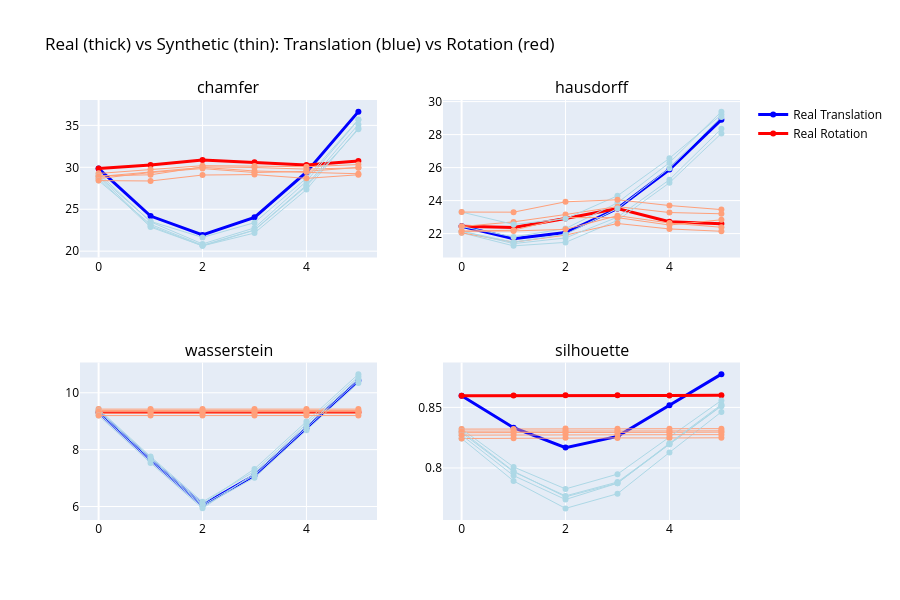

Here is the notebook cell this chart was saved with:
### Code cell
# Compare real vs synthetic sweep
fig = make_subplots(rows=2, cols=2, subplot_titles=metrics)
steps = list(range(6))
positions = [(1,1), (1,2), (2,1), (2,2)]

for metric, pos in zip(metrics, positions):
    # Real data lines
    t_real = [r[metric] for r in translation_results]
    r_real = [r[metric] for r in rotation_results]
    
    fig.add_trace(go.Scatter(x=steps, y=t_real, name='Real Translation',
                             line=dict(color='blue', width=3),
                             showlegend=(metric=='chamfer')),
                  row=pos[0], col=pos[1])
    fig.add_trace(go.Scatter(x=steps, y=r_real, name='Real Rotation',
                             line=dict(color='red', width=3),
                             showlegend=(metric=='chamfer')),
                  row=pos[0], col=pos[1])
    
    # Synthetic data lines (all 5 copies, thinner)
    for i in range(n_copies):
        t_syn = [r[metric] for r in syn_translation_results[i]]
        r_syn = [r[metric] for r in syn_rotation_results[i]]
        
        fig.add_trace(go.Scatter(x=steps, y=t_syn, name=f'Syn {i+1} Translation',
                                 line=dict(color='lightblue', width=1),
                                 showlegend=False),
                      row=pos[0], col=pos[1])
        fig.add_trace(go.Scatter(x=steps, y=r_syn, name=f'Syn {i+1} Rotation',
                                 line=dict(color='lightsalmon', width=1),
                                 showlegend=False),
                      row=pos[0], col=pos[1])

fig.update_layout(
    title='Real (thick) vs Synthetic (thin): Translation (blue) vs Rotation (red)',
    paper_bgcolor='white',
    font=dict(color='black'),
    height=600
)
fig.show()

### Figure 1 — Plotly figure (JSON) as saved in the notebook; plotly's stock layout.template omitted (floating-point values rounded to 4 significant figures)
{"data": [{"line": {"color": "blue", "width": 3}, "name": "Real Translation", "showlegend": true, "type": "scatter", "x": [0, 1, 2, 3, 4, 5], "xaxis": "x", "y": [29.85, 24.19, 21.93, 24.04, 29.42, 36.64], "yaxis": "y"}, {"line": {"color": "red", "width": 3}, "name": "Real Rotation", "showlegend": true, "type": "scatter", "x": [0, 1, 2, 3, 4, 5], "xaxis": "x", "y": [29.85, 30.27, 30.88, 30.6, 30.28, 30.76], "yaxis": "y"}, {"line": {"color": "lightblue", "width": 1}, "name": "Syn 1 Translation", "showlegend": false, "type": "scatter", "x": [0, 1, 2, 3, 4, 5], "xaxis": "x", "y": [29.26, 23.5, 20.86, 22.77, 28.34, 35.66], "yaxis": "y"}, {"line": {"color": "lightsalmon", "width": 1}, "name": "Syn 1 Rotation", "showlegend": false, "type": "scatter", "x": [0, 1, 2, 3, 4, 5], "xaxis": "x", "y": [29.26, 29.77, 30.2, 30.14, 30.07, 30.33], "yaxis": "y"}, {"line": {"color": "lightblue", "width": 1}, "name": "Syn 2 Translation", "showlegend": false, "type": "scatter", "x": [0, 1, 2, 3, 4, 5], "xaxis": "x", "y": [28.98, 23.55, 21.64, 23.4, 28.7, 35.71], "yaxis": "y"}, {"line": {"color": "lightsalmon", "width": 1}, "name": "Syn 2 Rotation", "showlegend": false, "type": "scatter", "x": [0, 1, 2, 3, 4, 5], "xaxis": "x", "y": [28.98, 29.11, 30.05, 29.98, 29.78, 29.94], "yaxis": "y"}, {"line": {"color": "lightblue", "width": 1}, "name": "Syn 3 Translation", "showlegend": false, "type": "scatter", "x": [0, 1, 2, 3, 4, 5], "xaxis": "x", "y": [28.66, 22.87, 20.63, 22.16, 27.34, 34.67], "yaxis": "y"}, {"line": {"color": "lightsalmon", "width": 1}, "name": "Syn 3 Rotation", "showlegend": false, "type": "scatter", "x": [0, 1, 2, 3, 4, 5], "xaxis": "x", "y": [28.66, 29.38, 29.85, 29.38, 29.52, 29.98], "yaxis": "y"}, {"line": {"color": "lightblue", "width": 1}, "name": "Syn 4 Translation", "showlegend": false, "type": "scatter", "x": [0, 1, 2, 3, 4, 5], "xaxis": "x", "y": [28.9, 23.01, 20.63, 22.51, 27.74, 34.52], "yaxis": "y"}, {"line": {"color": "lightsalmon", "width": 1}, "name": "Syn 4 Rotation", "showlegend": false, "type": "scatter", "x": [0, 1, 2, 3, 4, 5], "xaxis": "x", "y": [28.9, 29.41, 29.99, 29.56, 29.43, 29.23], "yaxis": "y"}, {"line": {"color": "lightblue", "width": 1}, "name": "Syn 5 Translation", "showlegend": false, "type": "scatter", "x": [0, 1, 2, 3, 4, 5], "xaxis": "x", "y": [28.41, 23.2, 20.7, 22.52, 27.87, 35.12], "yaxis": "y"}, {"line": {"color": "lightsalmon", "width": 1}, "name": "Syn 5 Rotation", "showlegend": false, "type": "scatter", "x": [0, 1, 2, 3, 4, 5], "xaxis": "x", "y": [28.41, 28.37, 29.08, 29.13, 28.68, 29.11], "yaxis": "y"}, {"line": {"color": "blue", "width": 3}, "name": "Real Translation", "showlegend": false, "type": "scatter", "x": [0, 1, 2, 3, 4, 5], "xaxis": "x2", "y": [22.44, 21.68, 22.06, 23.52, 25.88, 28.9], "yaxis": "y2"}, {"line": {"color": "red", "width": 3}, "name": "Real Rotation", "showlegend": false, "type": "scatter", "x": [0, 1, 2, 3, 4, 5], "xaxis": "x2", "y": [22.44, 22.37, 22.92, 23.52, 22.71, 22.6], "yaxis": "y2"}, {"line": {"color": "lightblue", "width": 1}, "name": "Syn 1 Translation", "showlegend": false, "type": "scatter", "x": [0, 1, 2, 3, 4, 5], "xaxis": "x2", "y": [22.43, 21.8, 22.3, 23.87, 26.3, 29.39], "yaxis": "y2"}, {"line": {"color": "lightsalmon", "width": 1}, "name": "Syn 1 Rotation", "showlegend": false, "type": "scatter", "x": [0, 1, 2, 3, 4, 5], "xaxis": "x2", "y": [22.43, 22.71, 23.16, 23.63, 23.28, 23.2], "yaxis": "y2"}, {"line": {"color": "lightblue", "width": 1}, "name": "Syn 2 Translation", "showlegend": false, "type": "scatter", "x": [0, 1, 2, 3, 4, 5], "xaxis": "x2", "y": [22.05, 21.26, 21.47, 22.8, 25.08, 28.07], "yaxis": "y2"}, {"line": {"color": "lightsalmon", "width": 1}, "name": "Syn 2 Rotation", "showlegend": false, "type": "scatter", "x": [0, 1, 2, 3, 4, 5], "xaxis": "x2", "y": [22.05, 21.48, 21.91, 22.61, 22.28, 22.14], "yaxis": "y2"}, {"line": {"color": "lightblue", "width": 1}, "name": "Syn 3 Translation", "showlegend": false, "type": "scatter", "x": [0, 1, 2, 3, 4, 5], "xaxis": "x2", "y": [22.14, 21.39, 21.74, 22.99, 25.26, 28.35], "yaxis": "y2"}, {"line": {"color": "lightsalmon", "width": 1}, "name": "Syn 3 Rotation", "showlegend": false, "type": "scatter", "x": [0, 1, 2, 3, 4, 5], "xaxis": "x2", "y": [22.14, 22.2, 22.97, 22.97, 22.52, 22.84], "yaxis": "y2"}, {"line": {"color": "lightblue", "width": 1}, "name": "Syn 4 Translation", "showlegend": false, "type": "scatter", "x": [0, 1, 2, 3, 4, 5], "xaxis": "x2", "y": [23.3, 22.55, 22.9, 24.29, 26.56, 29.21], "yaxis": "y2"}, {"line": {"color": "lightsalmon", "width": 1}, "name": "Syn 4 Rotation", "showlegend": false, "type": "scatter", "x": [0, 1, 2, 3, 4, 5], "xaxis": "x2", "y": [23.3, 23.3, 23.93, 24.05, 23.7, 23.45], "yaxis": "y2"}, {"line": {"color": "lightblue", "width": 1}, "name": "Syn 5 Translation", "showlegend": false, "type": "scatter", "x": [0, 1, 2, 3, 4, 5], "xaxis": "x2", "y": [22.14, 21.48, 21.96, 23.52, 25.96, 29.07], "yaxis": "y2"}, {"line": {"color": "lightsalmon", "width": 1}, "name": "Syn 5 Rotation", "showlegend": false, "type": "scatter", "x": [0, 1, 2, 3, 4, 5], "xaxis": "x2", "y": [22.14, 22.16, 22.26, 23.09, 22.64, 22.38], "yaxis": "y2"}, {"line": {"color": "blue", "width": 3}, "name": "Real Translation", "showlegend": false, "type": "scatter", "x": [0, 1, 2, 3, 4, 5], "xaxis": "x3", "y": [9.319, 7.653, 6.049, 7.099, 8.765, 10.43], "yaxis": "y3"}, {"line": {"color": "red", "width": 3}, "name": "Real Rotation", "showlegend": false, "type": "scatter", "x": [0, 1, 2, 3, 4, 5], "xaxis": "x3", "y": [9.319, 9.319, 9.319, 9.319, 9.319, 9.319], "yaxis": "y3"}, {"line": {"color": "lightblue", "width": 1}, "name": "Syn 1 Translation", "showlegend": false, "type": "scatter", "x": [0, 1, 2, 3, 4, 5], "xaxis": "x3", "y": [9.425, 7.759, 6.163, 7.235, 8.902, 10.57], "yaxis": "y3"}, {"line": {"color": "lightsalmon", "width": 1}, "name": "Syn 1 Rotation", "showlegend": false, "type": "scatter", "x": [0, 1, 2, 3, 4, 5], "xaxis": "x3", "y": [9.425, 9.425, 9.425, 9.425, 9.425, 9.425], "yaxis": "y3"}, {"line": {"color": "lightblue", "width": 1}, "name": "Syn 2 Translation", "showlegend": false, "type": "scatter", "x": [0, 1, 2, 3, 4, 5], "xaxis": "x3", "y": [9.379, 7.712, 6.09, 7.322, 8.989, 10.66], "yaxis": "y3"}, {"line": {"color": "lightsalmon", "width": 1}, "name": "Syn 2 Rotation", "showlegend": false, "type": "scatter", "x": [0, 1, 2, 3, 4, 5], "xaxis": "x3", "y": [9.379, 9.379, 9.379, 9.379, 9.379, 9.379], "yaxis": "y3"}, {"line": {"color": "lightblue", "width": 1}, "name": "Syn 3 Translation", "showlegend": false, "type": "scatter", "x": [0, 1, 2, 3, 4, 5], "xaxis": "x3", "y": [9.281, 7.615, 6.007, 7.013, 8.68, 10.35], "yaxis": "y3"}, {"line": {"color": "lightsalmon", "width": 1}, "name": "Syn 3 Rotation", "showlegend": false, "type": "scatter", "x": [0, 1, 2, 3, 4, 5], "xaxis": "x3", "y": [9.281, 9.281, 9.281, 9.281, 9.281, 9.281], "yaxis": "y3"}, {"line": {"color": "lightblue", "width": 1}, "name": "Syn 4 Translation", "showlegend": false, "type": "scatter", "x": [0, 1, 2, 3, 4, 5], "xaxis": "x3", "y": [9.344, 7.678, 6.051, 7.098, 8.765, 10.43], "yaxis": "y3"}, {"line": {"color": "lightsalmon", "width": 1}, "name": "Syn 4 Rotation", "showlegend": false, "type": "scatter", "x": [0, 1, 2, 3, 4, 5], "xaxis": "x3", "y": [9.344, 9.344, 9.344, 9.344, 9.344, 9.344], "yaxis": "y3"}, {"line": {"color": "lightblue", "width": 1}, "name": "Syn 5 Translation", "showlegend": false, "type": "scatter", "x": [0, 1, 2, 3, 4, 5], "xaxis": "x3", "y": [9.197, 7.531, 5.934, 7.159, 8.826, 10.49], "yaxis": "y3"}, {"line": {"color": "lightsalmon", "width": 1}, "name": "Syn 5 Rotation", "showlegend": false, "type": "scatter", "x": [0, 1, 2, 3, 4, 5], "xaxis": "x3", "y": [9.197, 9.197, 9.197, 9.197, 9.197, 9.197], "yaxis": "y3"}, {"line": {"color": "blue", "width": 3}, "name": "Real Translation", "showlegend": false, "type": "scatter", "x": [0, 1, 2, 3, 4, 5], "xaxis": "x4", "y": [0.8596, 0.8332, 0.8168, 0.8261, 0.8517, 0.8774], "yaxis": "y4"}, {"line": {"color": "red", "width": 3}, "name": "Real Rotation", "showlegend": false, "type": "scatter", "x": [0, 1, 2, 3, 4, 5], "xaxis": "x4", "y": [0.8596, 0.8598, 0.86, 0.8599, 0.8598, 0.8599], "yaxis": "y4"}, {"line": {"color": "lightblue", "width": 1}, "name": "Syn 1 Translation", "showlegend": false, "type": "scatter", "x": [0, 1, 2, 3, 4, 5], "xaxis": "x4", "y": [0.8291, 0.7968, 0.7769, 0.7884, 0.8197, 0.851], "yaxis": "y4"}, {"line": {"color": "lightsalmon", "width": 1}, "name": "Syn 1 Rotation", "showlegend": false, "type": "scatter", "x": [0, 1, 2, 3, 4, 5], "xaxis": "x4", "y": [0.8291, 0.8293, 0.8295, 0.8295, 0.8294, 0.8295], "yaxis": "y4"}, {"line": {"color": "lightblue", "width": 1}, "name": "Syn 2 Translation", "showlegend": false, "type": "scatter", "x": [0, 1, 2, 3, 4, 5], "xaxis": "x4", "y": [0.8321, 0.8008, 0.7827, 0.7949, 0.8255, 0.8558], "yaxis": "y4"}, {"line": {"color": "lightsalmon", "width": 1}, "name": "Syn 2 Rotation", "showlegend": false, "type": "scatter", "x": [0, 1, 2, 3, 4, 5], "xaxis": "x4", "y": [0.8321, 0.8322, 0.8325, 0.8324, 0.8323, 0.8324], "yaxis": "y4"}, {"line": {"color": "lightblue", "width": 1}, "name": "Syn 3 Translation", "showlegend": false, "type": "scatter", "x": [0, 1, 2, 3, 4, 5], "xaxis": "x4", "y": [0.8243, 0.7893, 0.7666, 0.7787, 0.8128, 0.8463], "yaxis": "y4"}, {"line": {"color": "lightsalmon", "width": 1}, "name": "Syn 3 Rotation", "showlegend": false, "type": "scatter", "x": [0, 1, 2, 3, 4, 5], "xaxis": "x4", "y": [0.8243, 0.8246, 0.8249, 0.8248, 0.8247, 0.8249], "yaxis": "y4"}, {"line": {"color": "lightblue", "width": 1}, "name": "Syn 4 Translation", "showlegend": false, "type": "scatter", "x": [0, 1, 2, 3, 4, 5], "xaxis": "x4", "y": [0.8304, 0.7973, 0.7762, 0.7875, 0.8196, 0.8515], "yaxis": "y4"}, {"line": {"color": "lightsalmon", "width": 1}, "name": "Syn 4 Rotation", "showlegend": false, "type": "scatter", "x": [0, 1, 2, 3, 4, 5], "xaxis": "x4", "y": [0.8304, 0.8306, 0.8307, 0.8306, 0.8306, 0.8306], "yaxis": "y4"}, {"line": {"color": "lightblue", "width": 1}, "name": "Syn 5 Translation", "showlegend": false, "type": "scatter", "x": [0, 1, 2, 3, 4, 5], "xaxis": "x4", "y": [0.8271, 0.7937, 0.774, 0.7874, 0.8204, 0.8524], "yaxis": "y4"}, {"line": {"color": "lightsalmon", "width": 1}, "name": "Syn 5 Rotation", "showlegend": false, "type": "scatter", "x": [0, 1, 2, 3, 4, 5], "xaxis": "x4", "y": [0.8271, 0.8273, 0.8276, 0.8275, 0.8274, 0.8275], "yaxis": "y4"}], "layout": {"annotations": [{"font": {"size": 16}, "showarrow": false, "text": "chamfer", "x": 0.225, "xanchor": "center", "xref": "paper", "y": 1, "yanchor": "bottom", "yref": "paper"}, {"font": {"size": 16}, "showarrow": false, "text": "hausdorff", "x": 0.775, "xanchor": "center", "xref": "paper", "y": 1, "yanchor": "bottom", "yref": "paper"}, {"font": {"size": 16}, "showarrow": false, "text": "wasserstein", "x": 0.225, "xanchor": "center", "xref": "paper", "y": 0.375, "yanchor": "bottom", "yref": "paper"}, {"font": {"size": 16}, "showarrow": false, "text": "silhouette", "x": 0.775, "xanchor": "center", "xref": "paper", "y": 0.375, "yanchor": "bottom", "yref": "paper"}], "font": {"color": "black"}, "height": 600, "paper_bgcolor": "white", "title": {"text": "Real (thick) vs Synthetic (thin): Translation (blue) vs Rotation (red)"}, "xaxis": {"anchor": "y", "domain": [0, 0.45]}, "xaxis2": {"anchor": "y2", "domain": [0.55, 1]}, "xaxis3": {"anchor": "y3", "domain": [0, 0.45]}, "xaxis4": {"anchor": "y4", "domain": [0.55, 1]}, "yaxis": {"anchor": "x", "domain": [0.625, 1]}, "yaxis2": {"anchor": "x2", "domain": [0.625, 1]}, "yaxis3": {"anchor": "x3", "domain": [0, 0.375]}, "yaxis4": {"anchor": "x4", "domain": [0, 0.375]}}}
